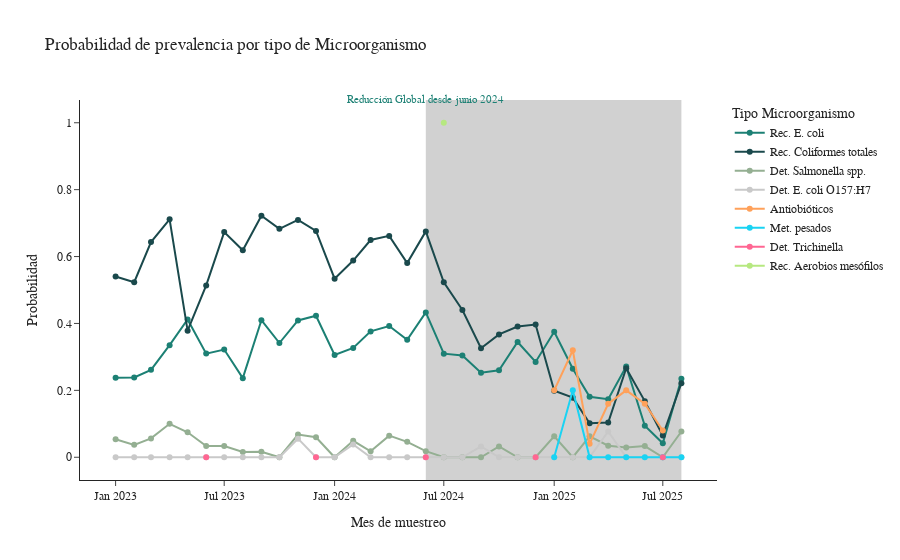

This figure's notebook cell:
### Code cell
df_comp_group = (
    df[df['Fecha de muestreo.autoCalendar.Date']>='2023']
    .groupby(["year_month", "Microorganismo"])
    .agg(prev=("deteccion", "mean"))
    .reset_index()
)

df_result = df_comp_group.pivot(
    index="year_month",
    columns="Microorganismo",
    values="prev"
)

df_result = df_result.sort_index(axis=1).reset_index()


# Reordenar por fecha (por si acaso)
df_ = df_result.sort_values("year_month")
df_long = df_.melt(
    id_vars="year_month",
    value_vars=df["Microorganismo"].unique(),
    var_name="Etapa",
    value_name="Probabilidad"
)

# Colores corporativos asignados manualmente
color_map = {
    'Rec. E. coli': "#1C8074",       # teal
    'Rec. Coliformes totales': "#1A494C",   # verde oscuro
    'Det. Salmonella spp.': "#94AF92",
    'Det. E. coli O157:H7':  "#C9C9C9"
}

# Gráfico de líneas
fig = px.line(
    df_long,
    x="year_month",
    y="Probabilidad",
    color="Etapa",
    color_discrete_map=color_map,
    markers=True,
    title="Probabilidad de prevalencia por tipo de Microorganismo",
)

# Estética
fig.update_layout(
    xaxis_title="Mes de muestreo",
    yaxis_title="Probabilidad",
    template="simple_white",
    legend_title="Tipo Microorganismo",
    font=dict(size=12, family="Arial")
)
 #"--- Franja desde junio 2025 hasta el final de los datos ---
x_start = pd.Timestamp("2024-06-01")
date_col = "year_month"
x_end   = df_long[date_col].max()  # fin real de tus datos

fig.add_annotation(
    x=x_start, y=1.02, xref="x", yref="paper",
    showarrow=False, text="Reducción Global desde junio 2024",
    font=dict(color="#1c8074", size=11)
)
# Sombreado vertical (franja)
fig.add_vrect(
    x0=x_start, x1=x_end,
    fillcolor="#666666",  # teal corporativo con transparencia
    line_width=0,
    layer="below",  # debajo de las líneas
)
s3.save_plotly_html(fig, "probabilidad_prevalencia_microorganismo_mes.html")    


fig.show()

### Figure 1 — Plotly figure (JSON) as saved in the notebook; plotly's stock layout.template omitted (floating-point values rounded to 4 significant figures)
{"data": [{"hovertemplate": "Etapa=Rec. E. coli<br>year_month=%{x}<br>Probabilidad=%{y}<extra></extra>", "legendgroup": "Rec. E. coli", "line": {"color": "#1C8074", "dash": "solid"}, "marker": {"symbol": "circle"}, "mode": "lines+markers", "name": "Rec. E. coli", "orientation": "v", "showlegend": true, "type": "scatter", "x": ["2023-01", "2023-02", "2023-03", "2023-04", "2023-05", "2023-06", "2023-07", "2023-08", "2023-09", "2023-10", "2023-11", "2023-12", "2024-01", "2024-02", "2024-03", "2024-04", "2024-05", "2024-06", "2024-07", "2024-08", "2024-09", "2024-10", "2024-11", "2024-12", "2025-01", "2025-02", "2025-03", "2025-04", "2025-05", "2025-06", "2025-07", "2025-08"], "xaxis": "x", "y": [0.2374, 0.2383, 0.2613, 0.3351, 0.4118, 0.3098, 0.322, 0.2365, 0.4098, 0.3415, 0.4089, 0.4229, 0.3058, 0.3266, 0.3763, 0.3922, 0.3512, 0.433, 0.3096, 0.3043, 0.2527, 0.2599, 0.3446, 0.2849, 0.375, 0.2644, 0.1808, 0.1734, 0.2713, 0.09396, 0.04186, 0.2348], "yaxis": "y"}, {"hovertemplate": "Etapa=Rec. Coliformes totales<br>year_month=%{x}<br>Probabilidad=%{y}<extra></extra>", "legendgroup": "Rec. Coliformes totales", "line": {"color": "#1A494C", "dash": "solid"}, "marker": {"symbol": "circle"}, "mode": "lines+markers", "name": "Rec. Coliformes totales", "orientation": "v", "showlegend": true, "type": "scatter", "x": ["2023-01", "2023-02", "2023-03", "2023-04", "2023-05", "2023-06", "2023-07", "2023-08", "2023-09", "2023-10", "2023-11", "2023-12", "2024-01", "2024-02", "2024-03", "2024-04", "2024-05", "2024-06", "2024-07", "2024-08", "2024-09", "2024-10", "2024-11", "2024-12", "2025-01", "2025-02", "2025-03", "2025-04", "2025-05", "2025-06", "2025-07", "2025-08"], "xaxis": "x", "y": [0.5404, 0.5233, 0.6432, 0.7113, 0.3785, 0.5137, 0.6732, 0.6188, 0.722, 0.6829, 0.7094, 0.6766, 0.534, 0.5879, 0.6495, 0.6618, 0.5805, 0.6753, 0.5228, 0.4402, 0.326, 0.3672, 0.3908, 0.3966, 0.1989, 0.1782, 0.1017, 0.104, 0.266, 0.1678, 0.06512, 0.2214], "yaxis": "y"}, {"hovertemplate": "Etapa=Det. Salmonella spp.<br>year_month=%{x}<br>Probabilidad=%{y}<extra></extra>", "legendgroup": "Det. Salmonella spp.", "line": {"color": "#94AF92", "dash": "solid"}, "marker": {"symbol": "circle"}, "mode": "lines+markers", "name": "Det. Salmonella spp.", "orientation": "v", "showlegend": true, "type": "scatter", "x": ["2023-01", "2023-02", "2023-03", "2023-04", "2023-05", "2023-06", "2023-07", "2023-08", "2023-09", "2023-10", "2023-11", "2023-12", "2024-01", "2024-02", "2024-03", "2024-04", "2024-05", "2024-06", "2024-07", "2024-08", "2024-09", "2024-10", "2024-11", "2024-12", "2025-01", "2025-02", "2025-03", "2025-04", "2025-05", "2025-06", "2025-07", "2025-08"], "xaxis": "x", "y": [0.05357, 0.03704, 0.05634, 0.1, 0.07469, 0.03361, 0.03333, 0.01587, 0.01639, 0, 0.0678, 0.0597, 0, 0.04918, 0.01786, 0.06452, 0.04615, 0.01818, 0, 0, 0, 0.03226, 0, 0, 0.0625, 0, 0.0625, 0.03448, 0.02941, 0.03333, 0, 0.07692], "yaxis": "y"}, {"hovertemplate": "Etapa=Det. E. coli O157:H7<br>year_month=%{x}<br>Probabilidad=%{y}<extra></extra>", "legendgroup": "Det. E. coli O157:H7", "line": {"color": "#C9C9C9", "dash": "solid"}, "marker": {"symbol": "circle"}, "mode": "lines+markers", "name": "Det. E. coli O157:H7", "orientation": "v", "showlegend": true, "type": "scatter", "x": ["2023-01", "2023-02", "2023-03", "2023-04", "2023-05", "2023-06", "2023-07", "2023-08", "2023-09", "2023-10", "2023-11", "2023-12", "2024-01", "2024-02", "2024-03", "2024-04", "2024-05", "2024-06", "2024-07", "2024-08", "2024-09", "2024-10", "2024-11", "2024-12", "2025-01", "2025-02", "2025-03", "2025-04", "2025-05", "2025-06", "2025-07", "2025-08"], "xaxis": "x", "y": [0, 0, 0, 0, 0, 0, 0, 0, 0, 0, 0.05556, 0, 0, 0.03846, 0, 0, 0, 0, 0, 0, 0.03226, 0, 0, 0, 0, 0, 0, 0.07692, 0, 0, 0, 0], "yaxis": "y"}, {"hovertemplate": "Etapa=Antiobióticos<br>year_month=%{x}<br>Probabilidad=%{y}<extra></extra>", "legendgroup": "Antiobióticos", "line": {"color": "#FFA15A", "dash": "solid"}, "marker": {"symbol": "circle"}, "mode": "lines+markers", "name": "Antiobióticos", "orientation": "v", "showlegend": true, "type": "scatter", "x": ["2023-01", "2023-02", "2023-03", "2023-04", "2023-05", "2023-06", "2023-07", "2023-08", "2023-09", "2023-10", "2023-11", "2023-12", "2024-01", "2024-02", "2024-03", "2024-04", "2024-05", "2024-06", "2024-07", "2024-08", "2024-09", "2024-10", "2024-11", "2024-12", "2025-01", "2025-02", "2025-03", "2025-04", "2025-05", "2025-06", "2025-07", "2025-08"], "xaxis": "x", "y": [null, null, null, null, null, null, null, null, null, null, null, null, null, null, null, null, null, null, null, null, null, null, null, null, 0.2, 0.32, 0.04, 0.16, 0.2, 0.16, 0.08, null], "yaxis": "y"}, {"hovertemplate": "Etapa=Met. pesados<br>year_month=%{x}<br>Probabilidad=%{y}<extra></extra>", "legendgroup": "Met. pesados", "line": {"color": "#19d3f3", "dash": "solid"}, "marker": {"symbol": "circle"}, "mode": "lines+markers", "name": "Met. pesados", "orientation": "v", "showlegend": true, "type": "scatter", "x": ["2023-01", "2023-02", "2023-03", "2023-04", "2023-05", "2023-06", "2023-07", "2023-08", "2023-09", "2023-10", "2023-11", "2023-12", "2024-01", "2024-02", "2024-03", "2024-04", "2024-05", "2024-06", "2024-07", "2024-08", "2024-09", "2024-10", "2024-11", "2024-12", "2025-01", "2025-02", "2025-03", "2025-04", "2025-05", "2025-06", "2025-07", "2025-08"], "xaxis": "x", "y": [null, null, null, null, null, null, null, null, null, null, null, null, null, null, null, null, null, null, null, null, null, null, null, null, 0, 0.2, 0, 0, 0, 0, 0, 0], "yaxis": "y"}, {"hovertemplate": "Etapa=Det. Trichinella<br>year_month=%{x}<br>Probabilidad=%{y}<extra></extra>", "legendgroup": "Det. Trichinella", "line": {"color": "#FF6692", "dash": "solid"}, "marker": {"symbol": "circle"}, "mode": "lines+markers", "name": "Det. Trichinella", "orientation": "v", "showlegend": true, "type": "scatter", "x": ["2023-01", "2023-02", "2023-03", "2023-04", "2023-05", "2023-06", "2023-07", "2023-08", "2023-09", "2023-10", "2023-11", "2023-12", "2024-01", "2024-02", "2024-03", "2024-04", "2024-05", "2024-06", "2024-07", "2024-08", "2024-09", "2024-10", "2024-11", "2024-12", "2025-01", "2025-02", "2025-03", "2025-04", "2025-05", "2025-06", "2025-07", "2025-08"], "xaxis": "x", "y": [null, null, null, null, null, 0, null, null, null, null, null, 0, null, null, null, null, null, 0, null, null, null, null, null, 0, null, null, null, null, null, null, 0, null], "yaxis": "y"}, {"hovertemplate": "Etapa=Rec. Aerobios mesófilos<br>year_month=%{x}<br>Probabilidad=%{y}<extra></extra>", "legendgroup": "Rec. Aerobios mesófilos", "line": {"color": "#B6E880", "dash": "solid"}, "marker": {"symbol": "circle"}, "mode": "lines+markers", "name": "Rec. Aerobios mesófilos", "orientation": "v", "showlegend": true, "type": "scatter", "x": ["2023-01", "2023-02", "2023-03", "2023-04", "2023-05", "2023-06", "2023-07", "2023-08", "2023-09", "2023-10", "2023-11", "2023-12", "2024-01", "2024-02", "2024-03", "2024-04", "2024-05", "2024-06", "2024-07", "2024-08", "2024-09", "2024-10", "2024-11", "2024-12", "2025-01", "2025-02", "2025-03", "2025-04", "2025-05", "2025-06", "2025-07", "2025-08"], "xaxis": "x", "y": [null, null, null, null, null, null, null, null, null, null, null, null, null, null, null, null, null, null, 1, null, null, null, null, null, null, null, null, null, null, null, null, null], "yaxis": "y"}], "layout": {"annotations": [{"font": {"color": "#1c8074", "size": 11}, "showarrow": false, "text": "Reducción Global desde junio 2024", "x": "2024-06-01T00:00:00", "xref": "x", "y": 1.02, "yref": "paper"}], "font": {"family": "Arial", "size": 12}, "legend": {"title": {"text": "Tipo Microorganismo"}, "tracegroupgap": 0}, "shapes": [{"fillcolor": "#666666", "layer": "below", "line": {"width": 0}, "type": "rect", "x0": "2024-06-01T00:00:00", "x1": "2025-08", "xref": "x", "y0": 0, "y1": 1, "yref": "y domain"}], "title": {"text": "Probabilidad de prevalencia por tipo de Microorganismo"}, "xaxis": {"anchor": "y", "domain": [0, 1], "title": {"text": "Mes de muestreo"}}, "yaxis": {"anchor": "x", "domain": [0, 1], "title": {"text": "Probabilidad"}}}}
